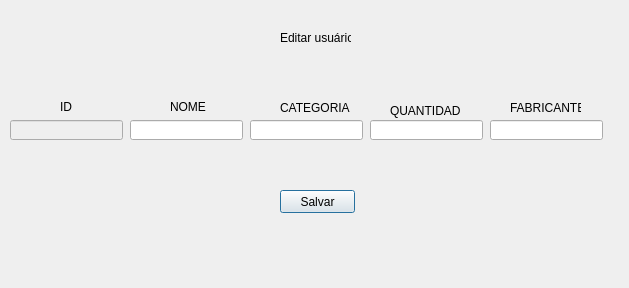
<?xml version="1.0" encoding="UTF-8"?>
<ui version="4.0">
 <class>Dialog</class>
 <widget class="QDialog" name="Dialog">
  <property name="geometry">
   <rect>
    <x>0</x>
    <y>0</y>
    <width>629</width>
    <height>288</height>
   </rect>
  </property>
  <property name="windowTitle">
   <string>Dialog</string>
  </property>
  <widget class="QLabel" name="label">
   <property name="geometry">
    <rect>
     <x>280</x>
     <y>30</y>
     <width>71</width>
     <height>16</height>
    </rect>
   </property>
   <property name="text">
    <string>Editar usuário</string>
   </property>
  </widget>
  <widget class="QLabel" name="label_2">
   <property name="geometry">
    <rect>
     <x>60</x>
     <y>100</y>
     <width>47</width>
     <height>13</height>
    </rect>
   </property>
   <property name="text">
    <string>ID</string>
   </property>
  </widget>
  <widget class="QLabel" name="label_3">
   <property name="geometry">
    <rect>
     <x>170</x>
     <y>100</y>
     <width>47</width>
     <height>13</height>
    </rect>
   </property>
   <property name="text">
    <string>NOME</string>
   </property>
  </widget>
  <widget class="QLabel" name="label_4">
   <property name="geometry">
    <rect>
     <x>280</x>
     <y>100</y>
     <width>71</width>
     <height>16</height>
    </rect>
   </property>
   <property name="text">
    <string>CATEGORIA</string>
   </property>
  </widget>
  <widget class="QLabel" name="label_5">
   <property name="geometry">
    <rect>
     <x>390</x>
     <y>100</y>
     <width>71</width>
     <height>21</height>
    </rect>
   </property>
   <property name="text">
    <string>QUANTIDADE</string>
   </property>
  </widget>
  <widget class="QLabel" name="label_6">
   <property name="geometry">
    <rect>
     <x>510</x>
     <y>100</y>
     <width>71</width>
     <height>16</height>
    </rect>
   </property>
   <property name="text">
    <string>FABRICANTE</string>
   </property>
  </widget>
  <widget class="QLineEdit" name="lineEdit">
   <property name="enabled">
    <bool>false</bool>
   </property>
   <property name="geometry">
    <rect>
     <x>10</x>
     <y>120</y>
     <width>113</width>
     <height>20</height>
    </rect>
   </property>
  </widget>
  <widget class="QLineEdit" name="lineEdit_2">
   <property name="geometry">
    <rect>
     <x>130</x>
     <y>120</y>
     <width>113</width>
     <height>20</height>
    </rect>
   </property>
  </widget>
  <widget class="QLineEdit" name="lineEdit_3">
   <property name="geometry">
    <rect>
     <x>250</x>
     <y>120</y>
     <width>113</width>
     <height>20</height>
    </rect>
   </property>
  </widget>
  <widget class="QLineEdit" name="lineEdit_4">
   <property name="geometry">
    <rect>
     <x>370</x>
     <y>120</y>
     <width>113</width>
     <height>20</height>
    </rect>
   </property>
  </widget>
  <widget class="QLineEdit" name="lineEdit_5">
   <property name="geometry">
    <rect>
     <x>490</x>
     <y>120</y>
     <width>113</width>
     <height>20</height>
    </rect>
   </property>
  </widget>
  <widget class="QPushButton" name="pushButton">
   <property name="geometry">
    <rect>
     <x>280</x>
     <y>190</y>
     <width>75</width>
     <height>23</height>
    </rect>
   </property>
   <property name="text">
    <string>Salvar</string>
   </property>
  </widget>
 </widget>
 <resources/>
 <connections/>
</ui>
